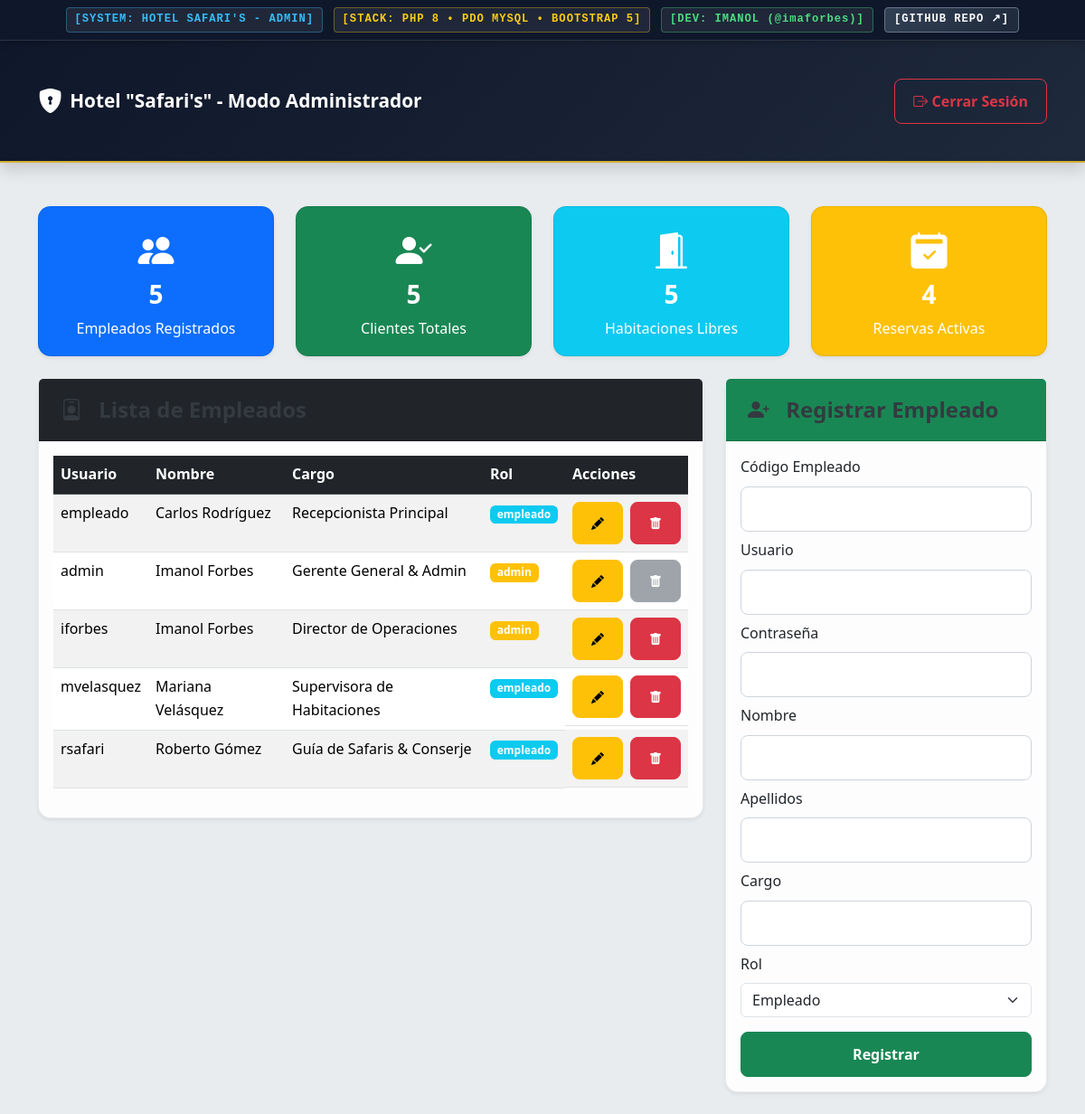
Screenshot of /administrador.php (signed in) with the database file from the repository.
### tables this page shows
CREATE TABLE `empleados` (
  `Codigo_empl` int(11) NOT NULL,
  `Usuario` varchar(50) NOT NULL,
  `passwor` varchar(255) NOT NULL COMMENT 'Almacena hash bcrypt generado con password_hash()',
  `Nombre` varchar(100) NOT NULL,
  `Apellidos` varchar(100) NOT NULL,
  `Cargo` varchar(100) NOT NULL,
  `rol` varchar(20) NOT NULL DEFAULT 'empleado' COMMENT 'Valores: admin, empleado',
  PRIMARY KEY (`Codigo_empl`),
  UNIQUE KEY `uk_empleado_usuario` (`Usuario`)
);

### administrador.php (the view, shortened to what this page needs)
<?php
require_once 'api_hotel/conexion.php';
$stmt_empleados = $pdo->query("SELECT COUNT(*) AS total FROM empleados");
$total_empleados = $stmt_empleados->fetch()['total'];
$stmt_clientes = $pdo->query("SELECT COUNT(*) AS total FROM cliente");
$total_clientes = $stmt_clientes->fetch()['total'];
$stmt_hab_disp = $pdo->query("SELECT COUNT(*) AS total FROM habitaciones WHERE hab_disp = 'Si'");
$total_hab_disp = $stmt_hab_disp->fetch()['total'];
$stmt_reservas = $pdo->query("SELECT COUNT(*) AS total FROM reserva");
$total_reservas = $stmt_reservas->fetch()['total'];
$sql = "SELECT Codigo_empl, Usuario, Nombre, Apellidos, Cargo, rol FROM empleados ORDER BY Nombre";
$stmt = $pdo->query($sql);
$empleados = $stmt->fetchAll(PDO::FETCH_ASSOC);
?>
<!DOCTYPE html>
<html lang="es">
<head>
    <link href="https://cdn.jsdelivr.net/npm/bootstrap@5.3.3/dist/css/bootstrap.min.css" rel="stylesheet">
    <link rel="stylesheet" href="https://cdn.jsdelivr.net/npm/bootstrap-icons@1.11.3/font/bootstrap-icons.min.css">
    <link rel="stylesheet" href="css/style.css">
</head>
<body>
    <header class="hallmark-header">
        <span class="badge-item badge-system">[SYSTEM: HOTEL SAFARI'S - ADMIN]</span>
        <span class="badge-item badge-stack">[STACK: PHP 8 • PDO MYSQL • BOOTSTRAP 5]</span>
        <span class="badge-item badge-dev">[DEV: IMANOL (@imaforbes)]</span>
        <a href="https://github.com/Imaforbes/Hotel-Safaris" target="_blank" class="badge-repo">[GITHUB REPO ↗]</a>
    </header>
    <nav class="navbar navbar-expand-lg navbar-dark bg-dark shadow">
        <div class="container">
            <a class="navbar-brand" href="#"><i class="bi bi-shield-lock-fill"></i> Hotel "Safari's" - Modo Administrador</a>
            <form action="api_hotel/cerrar-sesion.php" method="POST" class="d-flex">
                <button class="btn btn-outline-danger" type="submit"><i class="bi bi-box-arrow-right"></i> Cerrar Sesión</button>
            </form>
        </div>
    </nav>
    <main class="container mt-4">
        <div class="row g-4 mb-4">
            <div class="col-lg-3 col-md-6">
                <div class="card text-white bg-primary shadow-sm h-100">
                    <div class="card-body text-center">
                        <i class="bi bi-people-fill fs-1"></i>
                        <h3 class="card-title"><?php echo $total_empleados; ?></h3>
                        <p class="card-text">Empleados Registrados</p>
                    </div>
                </div>
            </div>
            <div class="col-lg-3 col-md-6">
                <div class="card text-white bg-success shadow-sm h-100">
                    <div class="card-body text-center">
                        <i class="bi bi-person-check-fill fs-1"></i>
                        <h3 class="card-title"><?php echo $total_clientes; ?></h3>
                        <p class="card-text">Clientes Totales</p>
                    </div>
                </div>
            </div>
            <div class="col-lg-3 col-md-6">
                <div class="card text-white bg-info shadow-sm h-100">
                    <div class="card-body text-center">
                        <i class="bi bi-door-open-fill fs-1"></i>
                        <h3 class="card-title"><?php echo $total_hab_disp; ?></h3>
                        <p class="card-text">Habitaciones Libres</p>
                    </div>
                </div>
            </div>
            <div class="col-lg-3 col-md-6">
                <div class="card text-white bg-warning shadow-sm h-100">
                    <div class="card-body text-center">
                        <i class="bi bi-calendar2-check-fill fs-1"></i>
                        <h3 class="card-title"><?php echo $total_reservas; ?></h3>
                        <p class="card-text">Reservas Activas</p>
                    </div>
                </div>
            </div>
        </div>
        <div class="row g-4">
            <div class="col-lg-8">
                <div class="card shadow-sm">
                    <div class="card-header bg-dark text-white">
                        <h4 class="mb-0"><i class="bi bi-person-badge"></i> Lista de Empleados</h4>
                    </div>
                    <div class="card-body">
                        <div class="table-responsive">
                            <table class="table table-striped table-hover">
                                <thead class="table-dark">
                                    <tr>
                                        <th>Usuario</th>
                                        <th>Nombre</th>
                                        <th>Cargo</th>
                                        <th>Rol</th>
                                        <th>Acciones</th>
                                    </tr>
                                </thead>
                                <tbody>
                                    <?php foreach ($empleados as $user): ?>
                                        <tr data-row-codigo="<?php echo htmlspecialchars($user['Codigo_empl']); ?>">
                                            <td><?php echo htmlspecialchars($user['Usuario']); ?></td>
                                            <td><?php echo htmlspecialchars($user['Nombre'] . ' ' . $user['Apellidos']); ?></td>
                                            <td><?php echo htmlspecialchars($user['Cargo']); ?></td>
                                            <td><span class="badge bg-<?php echo $user['rol'] === 'admin' ? 'warning' : 'info'; ?>"><?php echo htmlspecialchars($user['rol']); ?></span></td>
                                            <td class="d-flex">
                                                <a href="editar-empleado.php?codigo=<?php echo htmlspecialchars($user['Codigo_empl']); ?>" class="btn btn-warning btn-sm me-2" title="Editar"><i class="bi bi-pencil-fill"></i></a>
                                                <?php if ($user['Usuario'] !== $_SESSION['usuario']): ?>
                                                    <button type="button" class="btn btn-danger btn-sm delete-btn" data-codigo="<?php echo htmlspecialchars($user['Codigo_empl']); ?>" title="Eliminar"><i class="bi bi-trash-fill"></i></button>
                                                <?php else: ?>
                                                    <button type="button" class="btn btn-secondary btn-sm" disabled title="No puedes eliminarte a ti mismo"><i class="bi bi-trash-fill"></i></button>
                                                <?php endif; ?>
                                            </td>
                                        </tr>
                                    <?php endforeach; ?>
                                </tbody>
                            </table>
                        </div>
                    </div>
                </div>
            </div>
            <div class="col-lg-4">
                <div class="card shadow-sm">
                    <div class="card-header bg-success text-white">
                        <h4 class="mb-0"><i class="bi bi-person-plus-fill"></i> Registrar Empleado</h4>
                    </div>
                    <div class="card-body">
                        <form action="api_hotel/insertar-empleado.php" method="POST">
                            <div class="mb-2"><label class="form-label">Código Empleado</label><input type="text" class="form-control" name="Codigo_empl" required></div>
                            <div class="mb-2"><label class="form-label">Usuario</label><input type="text" class="form-control" name="Usuario" required></div>
                            <div class="mb-2"><label class="form-label">Contraseña</label><input type="password" class="form-control" name="passwor" required></div>
                            <div class="mb-2"><label class="form-label">Nombre</label><input type="text" class="form-control" name="Nombre" required></div>
                            <div class="mb-2"><label class="form-label">Apellidos</label><input type="text" class="form-control" name="Apellidos" required></div>
                            <div class="mb-2"><label class="form-label">Cargo</label><input type="text" class="form-control" name="Cargo" required></div>
                            <div class="mb-3">
                                <label class="form-label">Rol</label>
                                <select name="rol" class="form-select" required>
                                    <option value="empleado" selected>Empleado</option>
                                </select>
                            </div>
                            <button type="submit" class="btn btn-success w-100">Registrar</button>
                        </form>
                    </div>
                </div>
            </div>
        </div>
    </main>
</body>
</html>

### css/style.css (style rules this page uses)
:root { --primary-color: #007bff; --secondary-color: #6c757d; --background-light: #f8f9fa; --background-medium: #e9ecef; --text-color-dark: #343a40; --text-color-light: #ffffff; --card-bg: rgba(255, 255, 255, 0.9); --shadow-light: rgba(0, 0, 0, 0.1) 0px 4px 12px; --shadow-medium: rgba(0, 0, 0, 0.15) 0px 8px 24px; }
body { font-family: 'Segoe UI', Roboto, 'Helvetica Neue', Arial, sans-serif, "Apple Color Emoji", "Segoe UI Emoji", "Segoe UI Symbol"; background-color: var(--background-medium); color: var(--text-color-dark); line-height: 1.6; }
h1, h2, h3, h4, h5, h6 { color: var(--text-color-dark); font-weight: 600; }
a { color: var(--primary-color); text-decoration: none; transition: color 0.3s ease; }
.container { padding-top: 1.5rem; padding-bottom: 1.5rem; }
.card { border: none; border-radius: 0.75rem; background-color: var(--card-bg); backdrop-filter: blur(5px); box-shadow: var(--shadow-medium); transition: transform 0.3s ease, box-shadow 0.3s ease; }
.card-header { border-top-left-radius: 0.75rem; border-top-right-radius: 0.75rem; padding: 1.25rem 1.5rem; font-weight: 700; font-size: 1.15rem; display: flex; align-items: center; }
.card-header i { margin-right: 0.75rem; font-size: 1.5rem; }
.form-control { border-radius: 0.5rem; border: 1px solid #ced4da; padding: 0.75rem 1rem; transition: border-color 0.3s ease, box-shadow 0.3s ease; }
.btn { border-radius: 0.5rem; padding: 0.75rem 1.25rem; font-weight: 600; transition: background-color 0.3s ease, border-color 0.3s ease, transform 0.2s ease; }
.navbar { padding: 1rem 0; }
.navbar-brand { font-weight: 700; font-size: 1.3rem; display: flex; align-items: center; }
.navbar-brand i { margin-right: 0.5rem; font-size: 1.7rem; }
.hallmark-header { background: #0f172a; color: #e2e8f0; border-bottom: 1px solid rgba(255, 255, 255, 0.12); font-family: 'Courier New', Courier, monospace, 'Segoe UI Mono', sans-serif; font-size: 0.76rem; letter-spacing: 0.08em; font-weight: 700; padding: 0.5rem 1rem; position: sticky; top: 0; z-index: 1060; display: flex; justify-content: center; align-items: center; gap: 0.75rem; flex-wrap: wrap; box-shadow: 0 2px 8px rgba(0, 0, 0, 0.25); }
.hallmark-header .badge-item { padding: 0.2rem 0.55rem; border-radius: 4px; background: rgba(255, 255, 255, 0.07); border: 1px solid rgba(255, 255, 255, 0.15); white-space: nowrap; }
.hallmark-header .badge-system { color: #38bdf8; border-color: rgba(56, 189, 248, 0.35); }
.hallmark-header .badge-stack { color: #facc15; border-color: rgba(250, 204, 21, 0.35); }
.hallmark-header .badge-dev { color: #4ade80; border-color: rgba(74, 222, 128, 0.35); }
.hallmark-header .badge-repo { color: #ffffff; background: linear-gradient(135deg, #334155, #1e293b); border: 1px solid #64748b; padding: 0.2rem 0.65rem; border-radius: 4px; text-decoration: none; transition: all 0.25s ease; white-space: nowrap; }
.navbar.bg-dark { background: linear-gradient(135deg, #0f172a 0%, #1e293b 100%) !important; border-bottom: 2px solid #d4af37; }
.card { border-radius: 14px !important; border: 1px solid rgba(0, 0, 0, 0.08) !important; transition: transform 0.25s cubic-bezier(0.165, 0.84, 0.44, 1), box-shadow 0.25s ease !important; }
.card-title { font-weight: 700; }

### rows the page displays
empleados: Usuario "empleado", Nombre+Apellidos "Carlos Rodríguez", Cargo "Recepcionista Principal", rol "empleado"
empleados: Usuario "admin", Nombre+Apellidos "Imanol Forbes", Cargo "Gerente General & Admin", rol "admin"
empleados: Usuario "iforbes", Nombre+Apellidos "Imanol Forbes", Cargo "Director de Operaciones", rol "admin"
empleados: Usuario "mvelasquez", Nombre+Apellidos "Mariana Velásquez", Cargo "Supervisora de Habitaciones", rol "empleado"
empleados: Usuario "rsafari", Nombre+Apellidos "Roberto Gómez", Cargo "Guía de Safaris & Conserje", rol "empleado"

### other values shown
$total_empleados "5"
$total_clientes "5"
$total_hab_disp "5"
$total_reservas "4"
